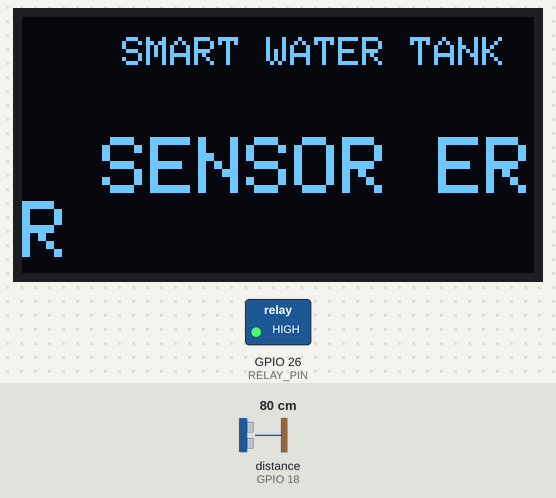
The sketch below on a simulated ESP32. Shown: 128×64 one-colour display, switched loads named in the sketch (green lamp = pin HIGH). Wiring (inferred from the names in the program): ultrasonic range finder: trigger GPIO 5; echo GPIO 18. The inputs (shaded band) are chosen by the test bench; at power-on: distance to the obstacle (sensor on GPIO 18) 80 cm. The echo pulse lasts 58.3 µs per cm; pins used as bus, display or sensor lines are not drawn.

Above: at 1.8 s.
1.9 s: distance to the obstacle (sensor on GPIO 18) set to 33 cm
3.4 s: distance to the obstacle (sensor on GPIO 18) set to 27 cm
At 5.3 s:
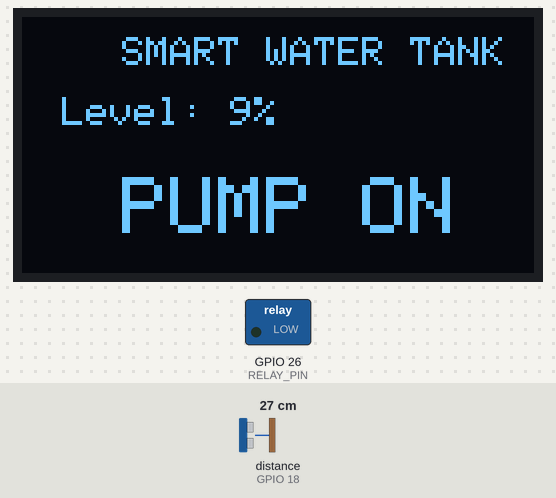
5.6 s: distance to the obstacle (sensor on GPIO 18) set to 4 cm
At 6.6 s:
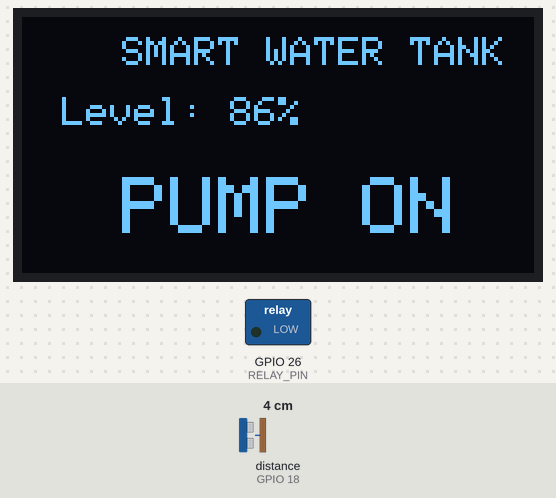
7.7 s: distance to the obstacle (sensor on GPIO 18) set to 2 cm
At 8.9 s:
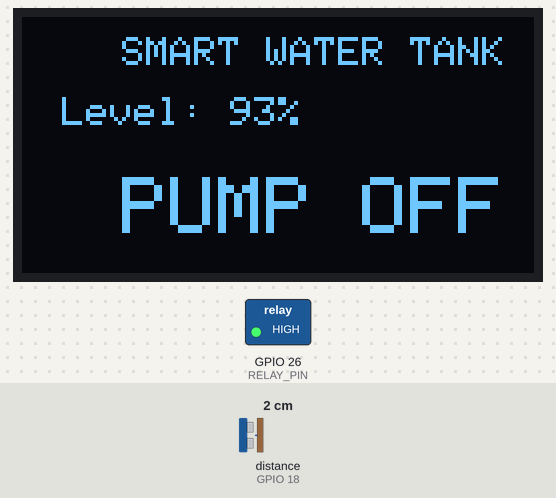
9.7 s: distance to the obstacle (sensor on GPIO 18) set to 35 cm
At 11.2 s:
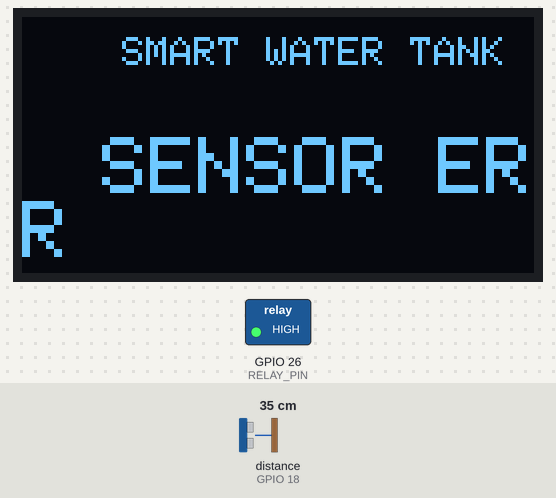
Timing chart, 0 to 12.7 s (numbered marks = the images above; inputs shaded):
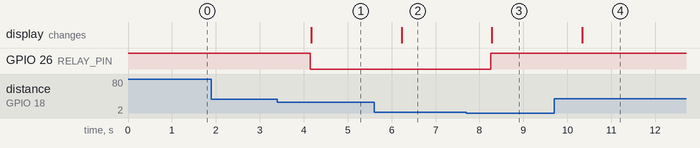

Measured:
- the behaviour switches between 31 and 30 cm on distance to the obstacle (sensor on GPIO 18) (found by bisection; images 0 and 1)
- the behaviour switches between 3 and 2 cm on distance to the obstacle (sensor on GPIO 18) (found by bisection; images 2 and 3)
- after the input at 1.9 s, every drawn part: stays the same
- after the input at 3.4 s, GPIO 26 (RELAY_PIN): HIGH → LOW after 0.75 s; the display: changes after 0.78 s (image 1)
- after the input at 5.6 s, the display: changes after 0.63 s (image 2)
- after the input at 7.7 s, GPIO 26 (RELAY_PIN): LOW → HIGH after 0.56 s; the display: changes after 0.58 s (image 3)
- after the input at 9.7 s, the display: changes after 0.64 s (image 4)

The sketch:

38_smart_water_tank.ino
```cpp
/*
  Project 38: Smart Water Tank (ESP32 + Ultrasonic Sensor + Relay + OLED)
  IoT Project Kit - ESP32 Dev Module

  Description:
  An automated overhead water tank level controller and pump management system
  built with an ESP32 microcontroller, an HC-SR04 ultrasonic distance sensor,
  a 5V optocoupler-isolated relay module driving a water pump, and a 0.96"
  SSD1306 I2C OLED display.

  The HC-SR04 ultrasonic sensor is mounted at the top of the water tank facing downward:
  - It measures distance to the water surface using ultrasonic pulse echo timing.
  - Using the configurable tank depth parameter (default: 30 cm), it computes the
    real-time water level percentage: level = ((TANK_DEPTH - distance) / TANK_DEPTH) * 100.
  - Automatic Inflow Regulation:
    * When water level falls below 30%, the controller energizes the active-LOW relay
      on GPIO 26, turning ON the water pump to refill the tank.
    * When water level reaches 90% or higher, the relay de-energizes, turning OFF
      the pump to prevent tank overflow.
  - The OLED display renders live water percentage and pump status ("PUMP ON" / "PUMP OFF"),
    or "SENSOR ERR" if ultrasonic echo timeout occurs.

  Connections:
  - HC-SR04 VCC       -> ESP32 VIN (5V)
  - HC-SR04 GND       -> ESP32 GND
  - HC-SR04 Trig      -> ESP32 GPIO 5 (D5)
  - HC-SR04 Echo      -> ESP32 GPIO 18 (D18)
  - Relay Module VCC  -> ESP32 VIN (5V)
  - Relay Module GND  -> ESP32 GND
  - Relay Module IN/S -> ESP32 GPIO 26 (D26 - Active LOW)
  - Relay COM / NO    -> Connected in series with Water Pump & External Power Supply
  - OLED VDD / VCC    -> ESP32 VIN (5V) / 3V3
  - OLED GND          -> ESP32 GND
  - OLED SCK / SCL    -> ESP32 GPIO 22 (D22 - Hardware I2C SCL)
  - OLED SDA          -> ESP32 GPIO 21 (D21 - Hardware I2C SDA)

  Required Libraries:
  - Adafruit_GFX
  - Adafruit_SSD1306
  - Wire (built-in)
*/

#include <Wire.h>
#include <Adafruit_GFX.h>
#include <Adafruit_SSD1306.h>

#define TRIG_PIN 5
#define ECHO_PIN 18
#define RELAY_PIN 26

// Set this to your tank depth in cm
#define TANK_DEPTH 30

#define SCREEN_WIDTH 128
#define SCREEN_HEIGHT 64
#define OLED_RESET -1

Adafruit_SSD1306 display(
  SCREEN_WIDTH, SCREEN_HEIGHT,
  &Wire, OLED_RESET
);

bool pumpOn = false;

float getDistance() {
  digitalWrite(TRIG_PIN, LOW);
  delayMicroseconds(2);

  digitalWrite(TRIG_PIN, HIGH);
  delayMicroseconds(10);
  digitalWrite(TRIG_PIN, LOW);

  long duration = pulseIn(ECHO_PIN, HIGH, 30000);

  if (duration == 0)
    return -1;

  return duration * 0.0343 / 2.0;
}

void setPump(bool state) {
  pumpOn = state;

  // Most relay modules are active LOW
  digitalWrite(RELAY_PIN, pumpOn ? LOW : HIGH);
}

void setup() {
  pinMode(TRIG_PIN, OUTPUT);
  pinMode(ECHO_PIN, INPUT);
  pinMode(RELAY_PIN, OUTPUT);

  setPump(false);

  display.begin(SSD1306_SWITCHCAPVCC, 0x3C);
  display.setTextColor(SSD1306_WHITE);
}

void loop() {

  float distance = getDistance();

  if (distance > 0 && distance <= TANK_DEPTH) {

    int level = ((TANK_DEPTH - distance) / TANK_DEPTH) * 100;
    level = constrain(level, 0, 100);

    // Automatic pump control
    if (!pumpOn && level < 30) {
      setPump(true);
    }

    if (pumpOn && level >= 90) {
      setPump(false);
    }

    display.clearDisplay();

    display.setTextSize(1);
    display.setCursor(25, 5);
    display.println("SMART WATER TANK");

    display.setCursor(10, 20);
    display.print("Level: ");
    display.print(level);
    display.println("%");

    display.setTextSize(2);
    display.setCursor(25, 40);

    if (pumpOn)
      display.println("PUMP ON");
    else
      display.println("PUMP OFF");

  } else {

    display.clearDisplay();

    display.setTextSize(1);
    display.setCursor(25, 5);
    display.println("SMART WATER TANK");

    display.setTextSize(2);
    display.setCursor(20, 30);
    display.println("SENSOR ERR");
  }

  display.display();

  delay(1000);
}
```
